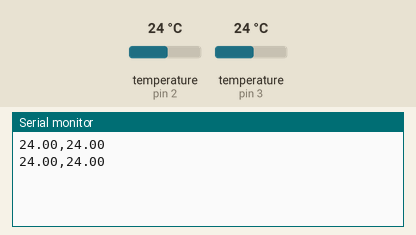
Recording of a sketch running on a simulated Arduino Uno, built with avr-gcc and run on an emulated ATmega328P. On the bench: the last lines printed to the serial monitor. Inputs (shaded band) come from the test bench; at power-on: temperature (sensors on pin 2, pin 3) 24 °C.

Above: at 3.8 s.
3.9 s: temperature (sensor on pin 2) set to 12 °C
At 5.4 s:
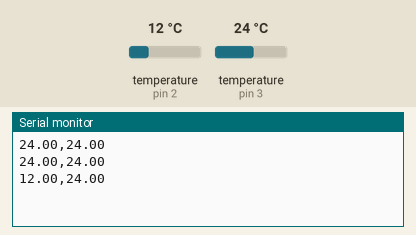
6.1 s: temperature (sensor on pin 3) set to 12 °C
At 6.5 s:
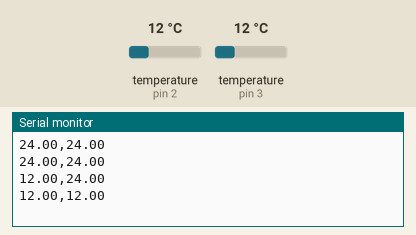
8.3 s: temperature (sensor on pin 2) set to 19 °C
At 9.7 s:
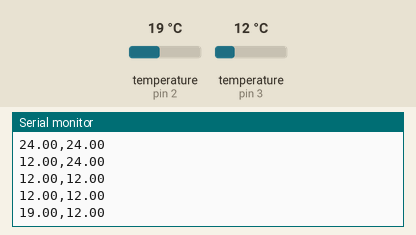
10.5 s: temperature (sensor on pin 3) set to 19 °C
At 11.9 s:
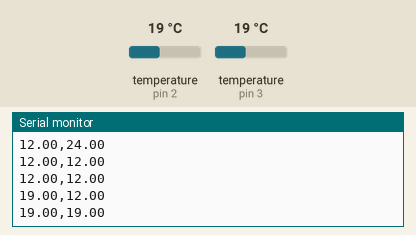
Timing chart, 0 to 13.5 s (numbered marks = the images above; inputs shaded):
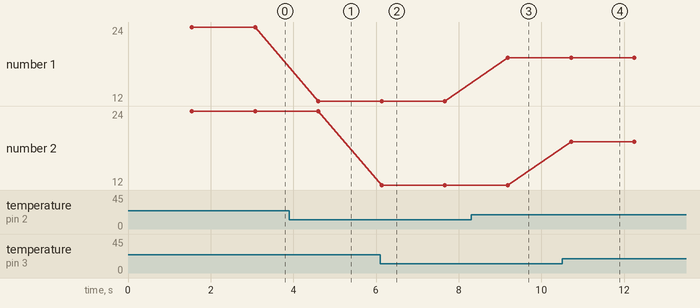

Measured:
- after the input at 3.9 s, the serial monitor: prints a new line after 0.71 s (image 1)
- after the input at 6.1 s, the serial monitor: prints a new line at once (image 2)
- after the input at 8.3 s, the serial monitor: prints a new line after 0.89 s (image 3)
- after the input at 10.5 s, the serial monitor: prints a new line after 0.22 s (image 4)
- plotted number 1: 24 → 12 after the input at 3.9 s, 12 → 19 after the input at 8.3 s

The sketch:

test.ino
```cpp
/********************************************************************/
// First we include the libraries
#include <OneWire.h>
#include <DallasTemperature.h>
/********************************************************************/
// Data wire is plugged into pin 2 on the Arduino
#define ONE_WIRE_BUS_1 2
#define ONE_WIRE_BUS_2 3
/********************************************************************/
// Setup a oneWire instance to communicate with any OneWire devices
// (not just Maxim/Dallas temperature ICs)
OneWire oneWire_1(ONE_WIRE_BUS_1);
OneWire oneWire_2(ONE_WIRE_BUS_2);
/********************************************************************/
// Pass our oneWire reference to Dallas Temperature.
DallasTemperature sensor_1(&oneWire_1);
DallasTemperature sensor_2(&oneWire_2);


int analogPin = 0;
int data = 0;
char userInput;
float a ,b;

void setup(){

  Serial.begin(9600);                        //  setup serial
  sensor_1.begin();
  sensor_2.begin();

}

void loop(){
  sensor_1.requestTemperatures();
  sensor_2.requestTemperatures();

  Serial.print(sensor_1.getTempCByIndex(0));
  Serial.print(',');
  Serial.print(sensor_2.getTempCByIndex(0));
  Serial.print('\n');
} // Void Loop
```
